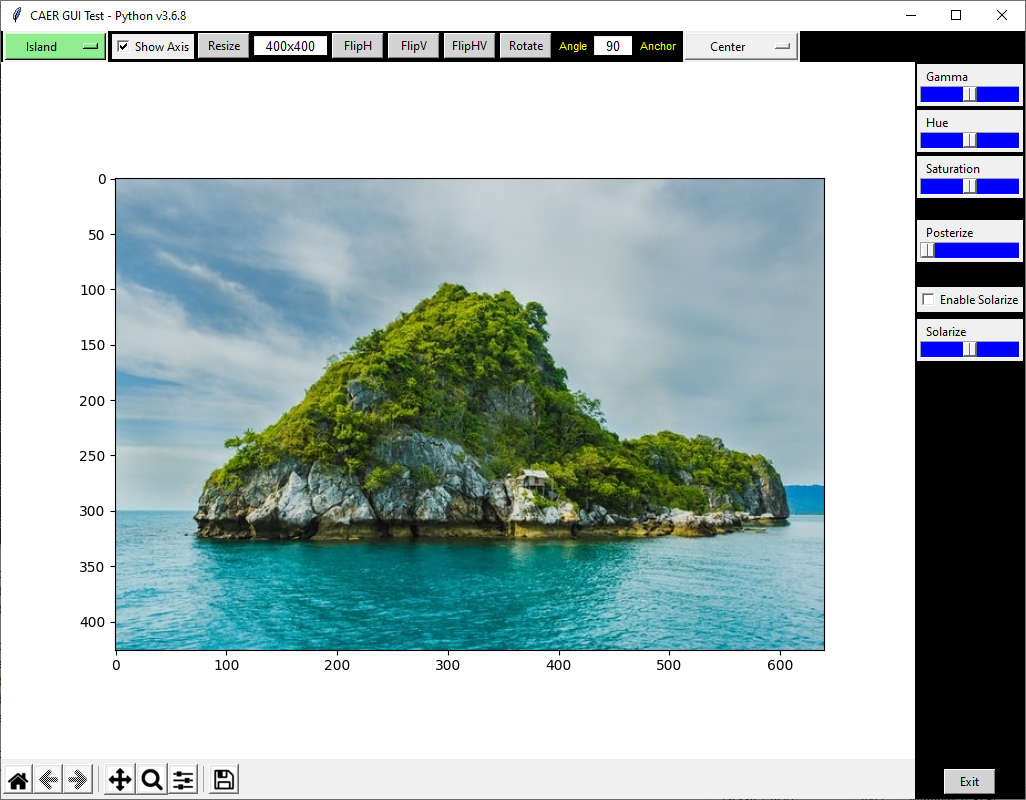

Source code (Python):
# Simple tkinter GUI app designed to showcase some caer features
# Requirements: python3, caer, matplotlib

# Run it either via IDLE or from command prompt / terminal with one of these commands:
# - 'python caer_gui_test.py'
# - 'python -m caer_gui_test'
# - 'python3 caer_gui_test.py'
# - 'python3 -m caer_gui_test'

# Tested as working in Windows 10 with python v3.6.8 and Kubuntu Linux with python v3.6.8
# You can select one of 9 built-in images to display (startup has "Island" selected as default)
# Replace with or add your own image(s) by following the instructions here: https://caer.readthedocs.io/en/latest/api/io.html
# The above will require that you modify main() and show_original_image() functions
# All function controls are set to manipulate the currently displayed image

from matplotlib.backends.backend_tkagg import FigureCanvasTkAgg, NavigationToolbar2Tk
from matplotlib.figure import Figure

from tkinter import *
import platform
import caer

pythonVersion = platform.python_version()

def show_original_image(*args):
    global currentImage
    global rotationApplied
    global resizedImgBtn
    global flipHImgBtn
    global flipVImgBtn
    global flipHVImgBtn
    global rotateImgBtn

    if resizedImgBtn['bg'] == 'lightblue':
        resizedImgBtn['bg'] = 'lightgrey'
    elif flipHImgBtn['bg'] == 'lightblue':
        flipHImgBtn['bg'] = 'lightgrey'
    elif flipVImgBtn['bg'] == 'lightblue':
        flipVImgBtn['bg'] = 'lightgrey'
    elif flipHVImgBtn['bg'] == 'lightblue':
        flipHVImgBtn['bg'] = 'lightgrey'
    else:
        rotateImgBtn['bg'] = 'lightgrey'

    selectedImage = imageSelection.get()

    if selectedImage == 'Mountain':
        currentImage = caer.data.mountain(rgb=True)
    elif selectedImage == 'Sunrise':
        currentImage = caer.data.sunrise(rgb=True)
    elif selectedImage == 'Island':
        currentImage = caer.data.island(rgb=True)
    elif selectedImage == 'Puppies':
        currentImage = caer.data.puppies(rgb=True)
    elif selectedImage == 'Black Cat':
        currentImage = caer.data.black_cat(rgb=True)
    elif selectedImage == 'Gold Fish':
        currentImage = caer.data.gold_fish(rgb=True)
    elif selectedImage == 'Bear':
        currentImage = caer.data.bear(rgb=True)
    elif selectedImage == 'Camera':
        currentImage = caer.data.camera(rgb=True)
    else:
        currentImage = caer.data.guitar(rgb=True)

    rotationApplied = False
    reset_ghs()

    image_show(currentImage)

def show_resized_image():
    global currentImage
    global resizedImgBtn
    global flipHImgBtn
    global flipVImgBtn
    global flipHVImgBtn
    global rotateImgBtn

    tempSize = selectedSize.get()

    if 'x' in tempSize:
        size = tempSize.replace(' ', '').split('x')

        try:
            if resizedImgBtn['bg'] == 'lightgrey':
                resizedImgBtn['bg'] = 'lightblue'

                if flipHImgBtn['bg'] == 'lightblue':
                    flipHImgBtn['bg'] = 'lightgrey'
                elif flipVImgBtn['bg'] == 'lightblue':
                    flipVImgBtn['bg'] = 'lightgrey'
                elif flipHVImgBtn['bg'] == 'lightblue':
                    flipHVImgBtn['bg'] = 'lightgrey'
                else:
                    rotateImgBtn['bg'] = 'lightgrey'

            if not transformedImage is None:
                currentImage = transformedImage
                reset_ghs()

            # Resize the image without preserving aspect ratio
            currentImage = caer.resize(currentImage, target_size=(int(size[0]),int(size[1])), preserve_aspect_ratio=False)
            currentImage.cspace = 'rgb'

            if rotationApplied:
                show_rotated_image()
            else:
                image_show(currentImage)
        except Exception as e:
            print(str(e))

def show_h_flipped_image():
    global currentImage
    global resizedImgBtn
    global flipHImgBtn
    global flipVImgBtn
    global flipHVImgBtn
    global rotateImgBtn

    if flipHImgBtn['bg'] == 'lightgrey':
        flipHImgBtn['bg'] = 'lightblue'

        if resizedImgBtn['bg'] == 'lightblue':
            resizedImgBtn['bg'] = 'lightgrey'
        elif flipVImgBtn['bg'] == 'lightblue':
            flipVImgBtn['bg'] = 'lightgrey'
        elif flipHVImgBtn['bg'] == 'lightblue':
            flipHVImgBtn['bg'] = 'lightgrey'
        else:
            rotateImgBtn['bg'] = 'lightgrey'

    if not transformedImage is None:
        currentImage = transformedImage
        reset_ghs()

    currentImage = caer.transforms.hflip(currentImage)
    currentImage.cspace = 'rgb'

    if rotationApplied:
        show_rotated_image()
    else:
        image_show(currentImage)

def show_v_flipped_image():
    global currentImage
    global resizedImgBtn
    global flipHImgBtn
    global flipVImgBtn
    global flipHVImgBtn
    global rotateImgBtn

    if flipVImgBtn['bg'] == 'lightgrey':
        flipVImgBtn['bg'] = 'lightblue'

        if resizedImgBtn['bg'] == 'lightblue':
            resizedImgBtn['bg'] = 'lightgrey'
        elif flipHImgBtn['bg'] == 'lightblue':
            flipHImgBtn['bg'] = 'lightgrey'
        elif flipHVImgBtn['bg'] == 'lightblue':
            flipHVImgBtn['bg'] = 'lightgrey'
        else:
            rotateImgBtn['bg'] = 'lightgrey'

    if not transformedImage is None:
        currentImage = transformedImage
        reset_ghs()

    currentImage = caer.transforms.vflip(currentImage)
    currentImage.cspace = 'rgb'

    if rotationApplied:
        show_rotated_image()
    else:
        image_show(currentImage)

def show_hv_flipped_image():
    global currentImage
    global resizedImgBtn
    global flipHImgBtn
    global flipVImgBtn
    global flipHVImgBtn
    global rotateImgBtn

    if flipHVImgBtn['bg'] == 'lightgrey':
        flipHVImgBtn['bg'] = 'lightblue'

        if resizedImgBtn['bg'] == 'lightblue':
            resizedImgBtn['bg'] = 'lightgrey'
        elif flipHImgBtn['bg'] == 'lightblue':
            flipHImgBtn['bg'] = 'lightgrey'
        elif flipVImgBtn['bg'] == 'lightblue':
            flipVImgBtn['bg'] = 'lightgrey'
        else:
            rotateImgBtn['bg'] = 'lightgrey'

    if not transformedImage is None:
        currentImage = transformedImage
        reset_ghs()

    currentImage = caer.transforms.hvflip(currentImage)
    currentImage.cspace = 'rgb'

    if rotationApplied:
        show_rotated_image()
    else:
        image_show(currentImage)

def show_rotated_image():
    global currentImage
    global rotationApplied
    global resizedImgBtn
    global flipHImgBtn
    global flipVImgBtn
    global flipHVImgBtn
    global rotateImgBtn

    angle = selectedAngle.get()

    if angle == '':
        angle = '0'
        rotationApplied = False
    elif angle == '0' or ((float(angle) > 0 or float(angle) < 0) and float(angle) % 360 == 0):
        rotationApplied = False
    else:
        rotationApplied = True

    anchor = None # Center point

    tempAnchorPoint = anchorSelection.get()

    if tempAnchorPoint == 'Top Left':
        anchor = (0, 0)
    elif tempAnchorPoint == 'TopMiddle':
        anchor = ((currentImage.width() // 2), 0)
    elif tempAnchorPoint == 'TopRight':
        anchor = (currentImage.width(), 0)
    elif tempAnchorPoint == 'MiddleLeft':
        anchor = (0, (currentImage.height() // 2))
    elif tempAnchorPoint == 'MiddleRight':
        anchor = (currentImage.width(), (currentImage.height() // 2))
    elif tempAnchorPoint == 'BottomLeft':
        anchor = (0, currentImage.height())
    elif tempAnchorPoint == 'BottomMiddle':
        anchor = ((currentImage.width() // 2), currentImage.height())
    elif tempAnchorPoint == 'BottomRight':
        anchor = (currentImage.width(), currentImage.height())

    try:
        if rotateImgBtn['bg'] == 'lightgrey':
            rotateImgBtn['bg'] = 'lightblue'

            if resizedImgBtn['bg'] == 'lightblue':
                resizedImgBtn['bg'] = 'lightgrey'
            elif flipHImgBtn['bg'] == 'lightblue':
                flipHImgBtn['bg'] = 'lightgrey'
            elif flipVImgBtn['bg'] == 'lightblue':
                flipVImgBtn['bg'] = 'lightgrey'
            else:
                flipHVImgBtn['bg'] = 'lightgrey'

        # preserve current image and only display its rotated version

        if not transformedImage is None:
            rot = caer.transforms.rotate(transformedImage, float(angle), rotPoint=anchor)
            if not rotationApplied:
                currentImage = transformedImage
                reset_ghs()
        else:
            rot = caer.transforms.rotate(currentImage, float(angle), rotPoint=anchor)

        rot.cspace = 'rgb'

        image_show(rot)
    except Exception as e:
        print(str(e))

def image_show(tens):
    subplot.clear()
    subplot.imshow(tens)
    canvas.draw()

def refresh_axis():
    # Hide / Show the graph x / y axis
    if checkShowAxis.get() == 0:
        subplot.xaxis.set_visible(False), subplot.yaxis.set_visible(False)
    else:
        subplot.xaxis.set_visible(True), subplot.yaxis.set_visible(True)

    fig.canvas.draw()

def enable_solarize():
    sliderSolarize['state'] = 'normal' if checkEnableSolarize.get() == 1 else 'disabled'
    solarize.set(128)
    adjust_hsgps(None)

def adjust_hsgps(*args):
    global transformedImage

    # apply all transformations to currently displayed image
    transformedImage = caer.transforms.adjust_hue(currentImage, hue.get())
    transformedImage = caer.transforms.adjust_saturation(transformedImage, saturation.get())
    transformedImage = caer.transforms.adjust_gamma(transformedImage, imgGamma.get())

    if posterize.get() < 6:
        transformedImage = caer.transforms.posterize(transformedImage, posterize.get())

    if checkEnableSolarize.get() == 1:
        transformedImage = caer.transforms.solarize(transformedImage, solarize.get())

    transformedImage.cspace = 'rgb'
    
    if rotationApplied:
        show_rotated_image()
    else:
        image_show(transformedImage)

def reset_ghs():
    global transformedImage
    global imgGamma
    global hue
    global saturation
    global posterize
    global solarize
    global checkEnableSolarize

    transformedImage = None

    # reset all sliders
    imgGamma.set(1.0)
    hue.set(0.0)
    saturation.set(1.0)
    posterize.set(6)
    checkEnableSolarize.set(0)
    solarize.set(128)

def main():
    global root
    global canvas
    global fig
    global subplot
    global currentImage
    global transformedImage
    global imageSelection
    global checkShowAxis
    global checkEnableSolarize
    global sliderSolarize
    global resizedImgBtn
    global flipHImgBtn
    global flipVImgBtn
    global flipHVImgBtn
    global rotateImgBtn
    global selectedSize
    global selectedAngle
    global resizedImgSize
    global rotationAngle
    global anchorSelection
    global rotationApplied
    global imgGamma
    global hue
    global saturation
    global posterize
    global solarize

    root = Tk()
    root.config(background='white')
    root.title('CAER GUI Test - Python v' + pythonVersion)
    root.geometry('1024x768')

    currentImage = None
    transformedImage = None
    rotationApplied = False

    # bind the 'q' keyboard key to quit
    root.bind('q', lambda event:root.destroy())

    # add a frame to hold top controls
    frame1 = Frame(root, background='black')
    frame1.pack(side=TOP, fill=X)

    # create the built-in image selection variable and choices
    imageSelection = StringVar()
    imageChoices = { 'Mountain', 'Sunrise', 'Island', 'Puppies', 'Black Cat', 'Gold Fish', 'Bear', 'Camera', 'Guitar'}
    imageSelection.set('Island')
    imageSelection.trace('w', show_original_image)

    # create the built-in image selection popup menu
    popup_menu_image = OptionMenu(frame1, imageSelection, *imageChoices)
    popup_menu_image['width'] = 10
    popup_menu_image['bg'] = 'lightgreen'
    popup_menu_image.pack(side=LEFT, padx=2)

    # add 'Show Axis' checkbox
    checkShowAxis = IntVar()
    chbShowAxis = Checkbutton(frame1, text='Show Axis', variable=checkShowAxis, command=refresh_axis)
    checkShowAxis.set(1)
    chbShowAxis.pack(side=LEFT, padx=2, pady=2)

    # create a button to re-size the image
    resizedImgBtn = Button(frame1, text='Resize', width=6, bg='lightgrey', relief=RAISED, command=show_resized_image)
    resizedImgBtn.pack(side=LEFT, padx=2, pady=2)

    # create an entry box for re-size dimensions
    selectedSize = StringVar()
    resizedImgSize = Entry(frame1, justify=CENTER, textvariable=selectedSize, font='Helvetica 10', width=10, bg='white', relief=RAISED)
    resizedImgSize.pack(side=LEFT, padx=2, pady=2)
    selectedSize.set('400x400')

    # create a button to flip the image horizontally
    flipHImgBtn = Button(frame1, text='FlipH', width=6, bg='lightgrey', relief=RAISED, command=show_h_flipped_image)
    flipHImgBtn.pack(side=LEFT, padx=2, pady=2)

    # create a button to flip the image vertically
    flipVImgBtn = Button(frame1, text='FlipV', width=6, bg='lightgrey', relief=RAISED, command=show_v_flipped_image)
    flipVImgBtn.pack(side=LEFT, padx=2, pady=2)

    # create a button to flip the image horizontally and vertically
    flipHVImgBtn = Button(frame1, text='FlipHV', width=6, bg='lightgrey', relief=RAISED, command=show_hv_flipped_image)
    flipHVImgBtn.pack(side=LEFT, padx=2, pady=2)

    # create a button to rotate the image
    rotateImgBtn = Button(frame1, text='Rotate', width=6, bg='lightgrey', relief=RAISED, command=show_rotated_image)
    rotateImgBtn.pack(side=LEFT, padx=2, pady=2)

    # create a label for the rotation angle
    lblAngle = Label(frame1, text='Angle', fg='yellow', bg='black', font='Helvetica 8')
    lblAngle.pack(side=LEFT, padx=2, pady=2)

    # create the rotation angle selection variable and an entry box
    selectedAngle = StringVar()
    rotationAngle = Entry(frame1, justify=CENTER, textvariable=selectedAngle, font='Helvetica 10', width=5, bg='white', relief=RAISED)
    rotationAngle.pack(side=LEFT, padx=2, pady=2)
    selectedAngle.set('90')

    # create a label for the rotation anchor
    lblAnchor = Label(frame1, text='Anchor', fg='yellow', bg='black', font='Helvetica 8')
    lblAnchor.pack(side=LEFT, padx=2, pady=2)

    # create the rotation anchor selection variable and choices
    anchorSelection = StringVar()
    anchorChoices = { 'BottomLeft', 'BottomMiddle', 'BottomRight', 'Center', 'MiddleLeft', 'MiddleRight', 'TopLeft', 'TopMiddle', 'TopRight'}
    anchorSelection.set('Center')

    # create the anchor selection popup menu
    popup_menu_anchor = OptionMenu(frame1, anchorSelection, *anchorChoices)
    popup_menu_anchor['width'] = 12
    popup_menu_anchor.pack(side=LEFT, padx=2)

    #-----------------------------------------------------------------------

    # add a frame to hold side controls
    frame2 = Frame(root, background='black')
    frame2.pack(side=RIGHT, fill=Y)

    # create the image gamma slider control
    imgGamma = DoubleVar()
    sliderGamma = Scale(frame2, label='Gamma', variable=imgGamma, troughcolor='blue', from_=0.0, to=2.0, resolution=0.1, sliderlength=15, showvalue=False, orient=HORIZONTAL, command=adjust_hsgps)
    sliderGamma.pack(side=TOP, anchor=E, padx=2, pady=2)
    imgGamma.set(1.0)

    # create the image hue slider control
    hue = DoubleVar()
    sliderHue = Scale(frame2, label='Hue', variable=hue, troughcolor='blue', from_=-0.5, to=0.5, resolution=0.05, sliderlength=15, showvalue=False, orient=HORIZONTAL, command=adjust_hsgps)
    sliderHue.pack(side=TOP, anchor=E, padx=2, pady=2)
    hue.set(0.0)

    # create the image saturation slider control
    saturation = DoubleVar()
    sliderSaturation = Scale(frame2, label='Saturation', variable=saturation, troughcolor='blue', from_=0.0, to=2.0, resolution=0.1, sliderlength=15, showvalue=False, orient=HORIZONTAL, command=adjust_hsgps)
    sliderSaturation.pack(side=TOP, anchor=E, padx=2, pady=2)
    saturation.set(1.0)

    # create the image posterize slider control
    posterize = IntVar()
    sliderPosterize = Scale(frame2, label='Posterize', variable=posterize, troughcolor='blue', from_=6, to=1, resolution=1, sliderlength=15, showvalue=False, orient=HORIZONTAL, command=adjust_hsgps)
    sliderPosterize.pack(side=TOP, padx=2, pady=20)
    posterize.set(6)

    # add 'Enable Solarize' checkbox
    checkEnableSolarize = IntVar()
    chbEnableSolarize = Checkbutton(frame2, text='Enable Solarize', variable=checkEnableSolarize, command=enable_solarize)
    checkEnableSolarize.set(0)
    chbEnableSolarize.pack(side=TOP, anchor=CENTER, padx=2, pady=5)

    # create the image solarize slider control
    solarize = IntVar()
    sliderSolarize = Scale(frame2, label='Solarize', variable=solarize, state='disabled', troughcolor='blue', from_=0, to=255, resolution=1, sliderlength=15, showvalue=False, orient=HORIZONTAL, command=adjust_hsgps)
    sliderSolarize.pack(side=TOP, anchor=E, padx=2, pady=2)
    solarize.set(128)

    # add exit button
    exitBtn = Button(frame2, text='Exit', width=6, bg='lightgrey', relief=RAISED, command=root.destroy)
    exitBtn.pack(side=BOTTOM, anchor=CENTER, pady=4)

    # create matplotlib figure, subplot, canvas and toolbar
    fig = Figure(figsize=(6, 4), dpi=100)
    subplot = fig.add_subplot(111)

    canvas = FigureCanvasTkAgg(fig, master=root)
    canvas.draw()

    toolbar = NavigationToolbar2Tk(canvas, root)
    toolbar.update()

    canvas.get_tk_widget().pack(side=TOP, fill=BOTH, expand=1)

    # set the minimum window size to the current size
    root.update()
    root.minsize(root.winfo_width(), root.winfo_height())

    show_original_image()

    root.mainloop()

if __name__=='__main__':
    main()
